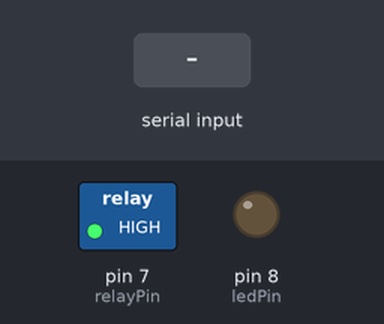
Bench run of a sketch on a simulated Arduino Uno, built with avr-gcc and run on an emulated ATmega328P. Shown: switched loads named in the sketch (green lamp = pin HIGH), output pins drawn as LEDs (lit = HIGH). Inputs (shaded band) come from the test bench.

Above: at 1.2 s.
1.3 s: "1" received over Serial
At 1.7 s:
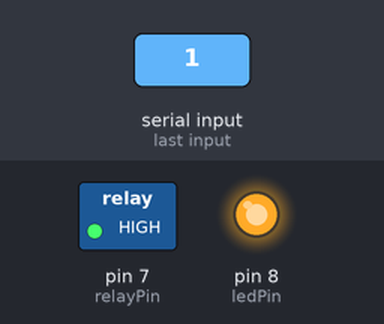
3.3 s: "0" received over Serial
At 3.8 s:
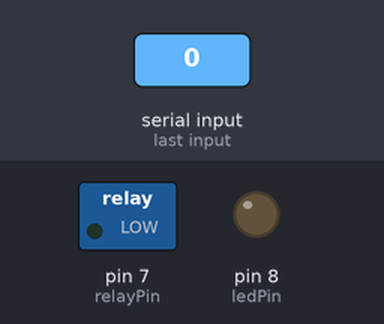
Timing chart, 0 to 6.3 s (numbered marks = the images above; inputs shaded):
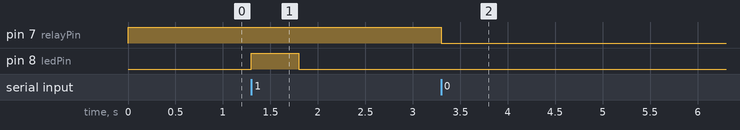

The sketch:

MOTORLEDBASIC.ino
```cpp
int relayPin = 7;  // Pin connected to relay
int ledPin = 8;    // Pin connected to LED

void setup() {
  pinMode(relayPin, OUTPUT);  // Set relay pin as output
  pinMode(ledPin, OUTPUT);    // Set LED pin as output

  // Start motor immediately when Arduino boots
  digitalWrite(relayPin, HIGH);  // Relay ON, Motor starts
  digitalWrite(ledPin, LOW);     // LED OFF initially
  Serial.begin(9600);            // Begin Serial communication
}

void loop() {
  if (Serial.available()) {
    char command = Serial.read();  // Read incoming command from Python

    // Check for drowsiness alert from Python
    if (command == '1') {
      digitalWrite(relayPin, HIGH);   // Stop the motor
      digitalWrite(ledPin, HIGH);    // Start blinking LED (drowsiness alert)
      delay(500);
      digitalWrite(ledPin, LOW);     // Turn off LED
      delay(500);
    }
    // If no drowsiness, continue motor operation
    else if (command == '0') {
      digitalWrite(relayPin, LOW);  // Start motor again
      digitalWrite(ledPin, LOW);     // Turn off LED
    }
  }
}
```

Measured:
- after the input at 1.3 s, pin 8 (ledPin): LOW → HIGH at once, → LOW 0.50 s later
- after the input at 3.3 s, pin 7 (relayPin): HIGH → LOW at once
